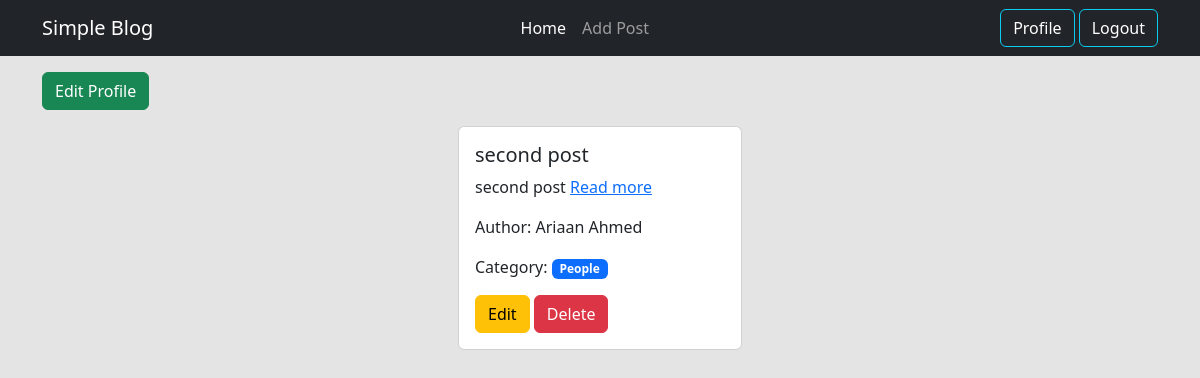
Screenshot of /author/profile/ (signed in) with the database file from the repository.
### posts/models.py (models this page shows, shortened)
class Post(models.Model):
    title = models.CharField(max_length=50)
    content = models.TextField()
    category = models.ManyToManyField(Category)
    author = models.ForeignKey(User, on_delete=models.CASCADE)

### categories/models.py (models this page shows, shortened)
class Category(models.Model):
    name = models.CharField(max_length=100)
    slug = models.SlugField(max_length=100, unique=True, null=True, blank=True)

### author/views.py (the view)
# urls.py: path("profile/", views.profile, name="profile"),
@login_required
def profile(request):
    data = Post.objects.filter(author = request.user)
    return render(request, "profile.html", {'data': data})

### author/templates/profile.html
{% extends 'base.html' %}
{% load crispy_forms_tags %}
{% block content %}
  <div class="container">
    <a class="btn btn-success mt-3" href="{% url 'edit_profile' %}">Edit Profile</a>
  </div>
  <div class="d-flex flex-wrap justify-content-center mt-3">
    {% for post in data %}
      <div class="col-sm-3 mb-3 mb-sm-0">
        <div class="card mx-2">
          <div class="card-body">
            <h5 class="card-title">{{ post.title }}</h5>
            <p class="card-text">
              {{ post.content|truncatewords:30 }}
              <a href="{% url 'edit_post' post.id %}">Read more</a>
            </p>
            <p>Author: {{ post.author.first_name }} {{ post.author.last_name }}</p>
            <p>
              Category:{% for cat in post.category.all %}
                <span class="badge text-bg-primary text-white">{{ cat.name }}</span>
              {% endfor %}
            </p>
            <a href="{% url 'edit_post' post.id %}" class="btn btn-warning">Edit</a>
            <a href="{% url 'delete_post' post.id %}" class="btn btn-danger">Delete</a>
          </div>
        </div>
      </div>
    {% endfor %}
  </div>
{% endblock %}

### rows the page displays
Post: title "second post", content "second post", author.first_name "Ariaan", author.last_name "Ahmed"
Category: name "People"
